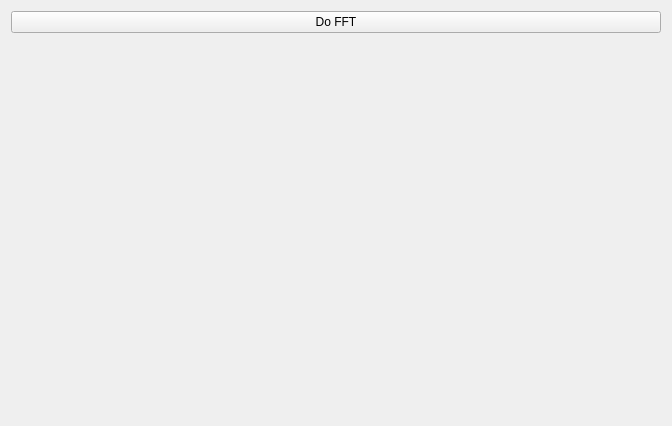
<?xml version="1.0" encoding="UTF-8"?>
<ui version="4.0">
 <class>MainWindow</class>
 <widget class="QMainWindow" name="MainWindow">
  <property name="geometry">
   <rect>
    <x>0</x>
    <y>0</y>
    <width>672</width>
    <height>426</height>
   </rect>
  </property>
  <property name="windowTitle">
   <string>MainWindow</string>
  </property>
  <widget class="QWidget" name="centralWidget">
   <layout class="QGridLayout" name="gridLayout">
    <item row="0" column="0">
     <widget class="QPushButton" name="pushButton">
      <property name="text">
       <string>Do FFT</string>
      </property>
     </widget>
    </item>
    <item row="1" column="0">
     <widget class="QCustomPlot" name="qwSignal" native="true"/>
    </item>
    <item row="2" column="0">
     <widget class="QCustomPlot" name="qwFFT" native="true"/>
    </item>
   </layout>
  </widget>
  <widget class="QMenuBar" name="menuBar">
   <property name="geometry">
    <rect>
     <x>0</x>
     <y>0</y>
     <width>672</width>
     <height>21</height>
    </rect>
   </property>
  </widget>
  <action name="actionFFT_Test">
   <property name="text">
    <string>FFT Test</string>
   </property>
  </action>
 </widget>
 <layoutdefault spacing="6" margin="11"/>
 <customwidgets>
  <customwidget>
   <class>QCustomPlot</class>
   <extends>QWidget</extends>
   <header>qcustomplot.h</header>
   <container>1</container>
  </customwidget>
 </customwidgets>
 <resources/>
 <connections/>
</ui>
